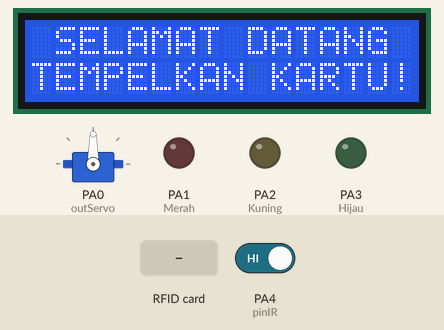
This sketch was run on a simulated STM32 Blue Pill. On the bench: 16×2 character LCD, servo, output pins drawn as LEDs (lit = HIGH). The test bench sets the inputs (shaded band); at power-on: PA4 (pinIR) HIGH. What the sketch prints to the serial monitor is not drawn.

Above: at 1.3 s.
1.4 s: RFID card 5E 7A 19 C4 held to the reader
At 2.2 s:
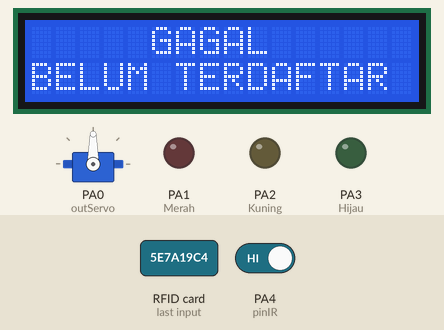
At 3.3 s:
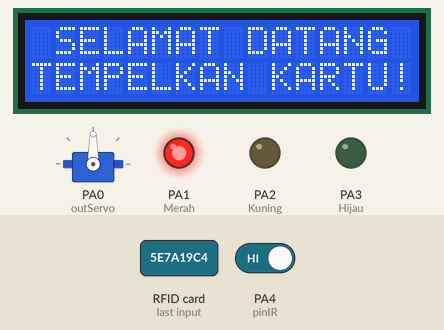
3.9 s: RFID card 5E 7A 19 C4 held to the reader
At 4.7 s:
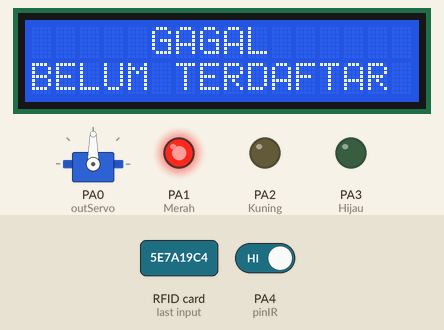
Timing chart, 0 to 6.9 s (numbered marks = the images above; inputs shaded):
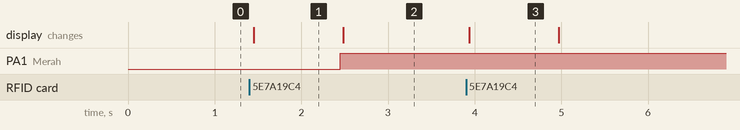

The sketch:

STM32_INFRARED_LED_RFID_SERVO_LCD.ino
```cpp
#include <SPI.h>
#include <MFRC522.h>
#include <LiquidCrystal_I2C.h>
#include <Servo.h>

//INISIALISASI

int pinIR=PA4;
int Merah=PA1;
int Kuning=PA2;
int Hijau=PA3;
int outServo=PA0;

#define SS_PIN PB1
#define RST_PIN PB0

MFRC522 mfrc522(SS_PIN,RST_PIN);
LiquidCrystal_I2C lcd(0x27, 16,2);
Servo myservo;

String uidString;
int kunci=0;

void setup() {
  Serial.begin(9600);
  pinMode(pinIR,INPUT);
  pinMode(Merah,OUTPUT);
  pinMode(Kuning,OUTPUT);
  pinMode(Hijau,OUTPUT);
  lcd.begin();

  lcd.setCursor(1,0); lcd.print("SELAMAT DATANG");
  lcd.setCursor(0,1); lcd.print("TEMPELKAN KARTU!");
  SPI.begin();
  mfrc522.PCD_Init();
  myservo.attach(outServo);
}

void readRFID(){
  mfrc522.PICC_ReadCardSerial();

  uidString = String(mfrc522.uid.uidByte[0],HEX) + "-" +
              String(mfrc522.uid.uidByte[1],HEX) + "-" +
              String(mfrc522.uid.uidByte[2],HEX) + "-" +
              String(mfrc522.uid.uidByte[3],HEX) ;
              uidString.toUpperCase();
}
void loop() {
  int bacaIR=digitalRead(pinIR);

  if (mfrc522.PICC_IsNewCardPresent() and kunci==0){
  readRFID();
  Serial.print("Tag UID: ");
  Serial.println(uidString);
  if(uidString=="4A-51-6E-AE"){
  lcd.clear();
  lcd.setCursor(4,0); lcd.print("BERHASIL");
  digitalWrite(Merah,LOW);
  digitalWrite(Kuning,LOW);
  digitalWrite(Hijau,HIGH);
  kunci=1;
  delay(100);
  lcd.setCursor(1,1); lcd.print("SILAHKAN MASUK");
  myservo.write(90);
  delay(500);
  myservo.write(0);
  delay(1000);
  }else{
  lcd.clear();
  lcd.setCursor(5,0); lcd.print("GAGAL");
  lcd.setCursor(0,1); lcd.print("BELUM TERDAFTAR");
  delay(1000);
  digitalWrite(Merah,HIGH);
  digitalWrite(Kuning,LOW);
  digitalWrite(Hijau,LOW);
  myservo.write(90);
  lcd.clear();
  lcd.setCursor(1,0); lcd.print("SELAMAT DATANG");
  lcd.setCursor(0,1); lcd.print("TEMPELKAN KARTU!");
  }
}

  if (bacaIR==0 and kunci==1){
  kunci=0;
  delay(200);
  myservo.write(90);
  lcd.clear();
  lcd.setCursor(1,0); lcd.print("PALANG DITUTUP");
  delay(1000);
  lcd.clear();
  lcd.setCursor(1,0); lcd.print("SELAMAT DATANG");
  lcd.setCursor(0,1); lcd.print("TEMPELKAN KARTU!");
  digitalWrite(Kuning,HIGH);
  delay(200);
  digitalWrite(Kuning,LOW);
  digitalWrite(Merah,HIGH);
  digitalWrite(Hijau,LOW);
 }
}
```

Measured:
- after the input at 1.4 s, PA1 (Merah): LOW → HIGH after 1.0 s; the display: changes after 0.05 s (image 1)
- after the input at 3.9 s, the display: changes at once (image 3)
- what the display in image 1 shows lasts 1.1 s, from 1.4 s to 2.5 s
